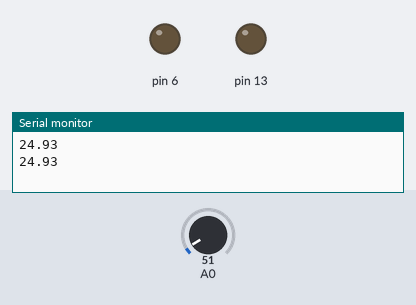
Simulated run of this sketch. Board: Arduino Uno, built with avr-gcc and run on an emulated ATmega328P. On the bench: output pins drawn as LEDs (lit = HIGH), the last lines printed to the serial monitor. Inputs (shaded band) come from the test bench; at power-on: A0 = 51.

Above: at 1.8 s.
1.9 s: A0 set to 55
At 3.1 s:
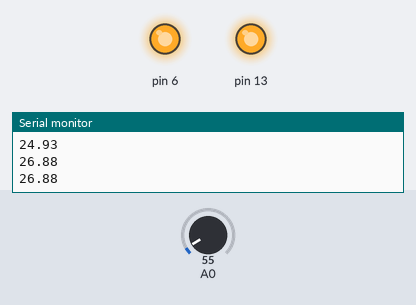
3.5 s: A0 set to 30
At 4.7 s:
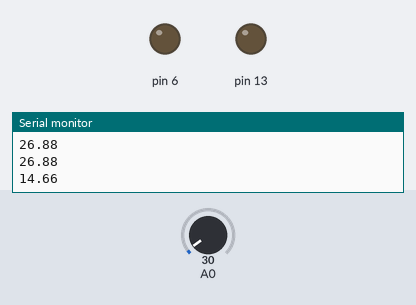
5.5 s: A0 set to 61
At 7.4 s:
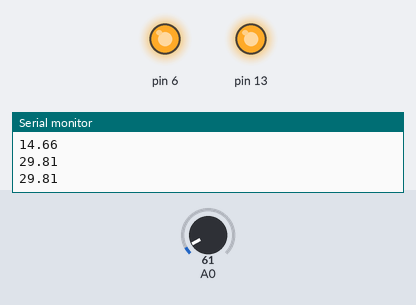
Timing chart, 0 to 8.9 s (numbered marks = the images above; inputs shaded):
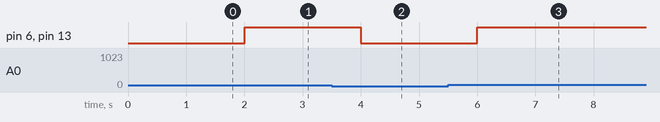

The sketch:

temp_motor.ino
```cpp
/*
 Author: Youssef Attia
 Description: fan and alram control accroding to reading from LM35 sensor
*/
float adc, temp;
void setup() {
  pinMode(A0, INPUT);
  pinMode(13, OUTPUT);
  pinMode(6, OUTPUT);
  Serial.begin(9600);
}

void loop() {
  adc = analogRead(A0);
  temp = (adc * 500) / 1023.0;
  Serial.println(temp);
  if (temp > 25) {
    digitalWrite(13, HIGH);
    digitalWrite(6, HIGH);
  }
  else if (temp < 25) {
    digitalWrite(13, LOW);
    digitalWrite(6, LOW);

  }
  delay(1000);
}
```

Measured:
- the behaviour switches between 51 and 52 on A0 (found by bisection; images 0 and 1)
- after the input at 1.9 s, pin 6, pin 13: LOW → HIGH after 0.10 s
- after the input at 3.5 s, pin 6, pin 13: HIGH → LOW after 0.50 s
- after the input at 5.5 s, pin 6, pin 13: LOW → HIGH after 0.50 s
